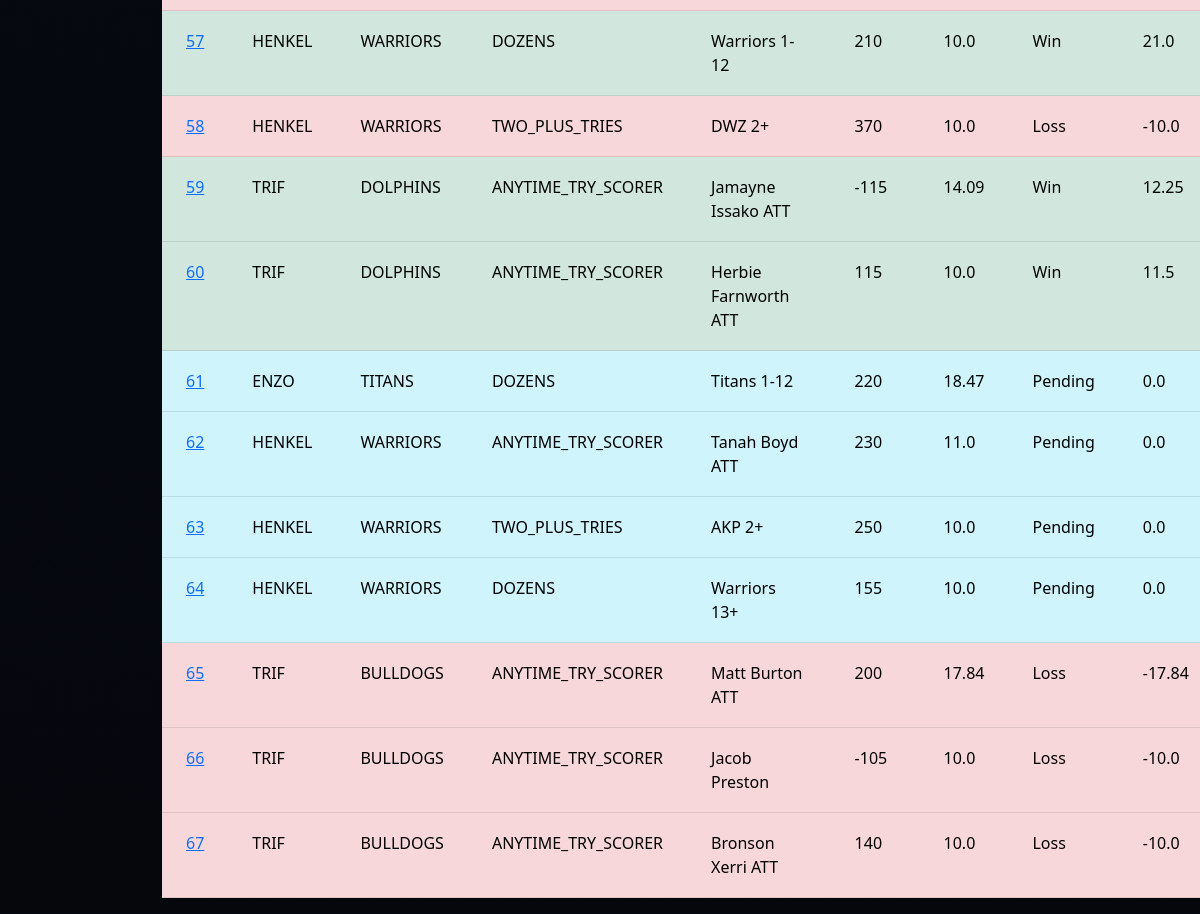
The app's page /transactions (lower part), older data.
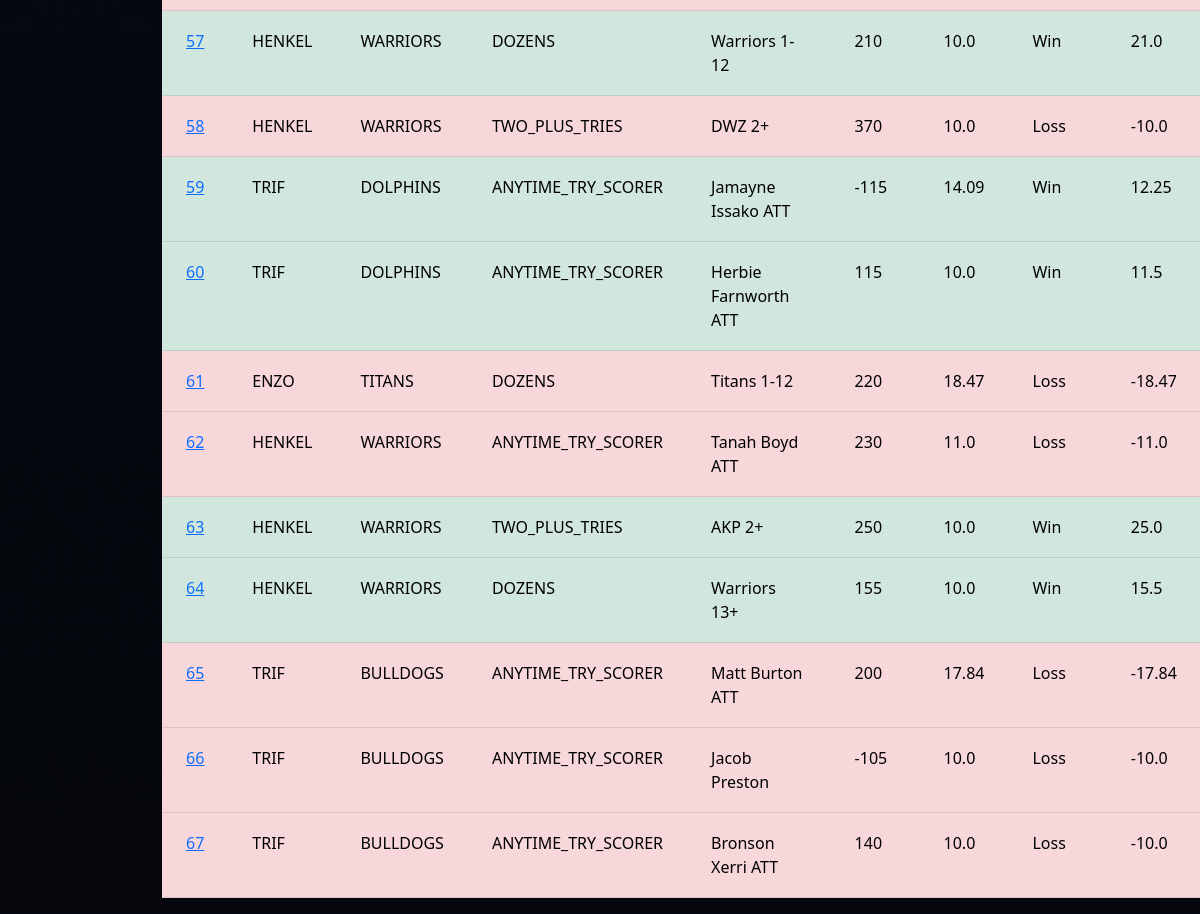
The same page, newer data.
### tables this page shows
CREATE TABLE Transactions (
                            ID INTEGER PRIMARY KEY AUTOINCREMENT,
                            PlayerID INTEGER,
                            Team TEXT,
                            BetType TEXT,
                            Description TEXT,
                            Odds INTEGER,
                            AmountBet REAL,
                            Status TEXT,
                            AmountWon REAL,
                            FOREIGN KEY(PlayerID) REFERENCES Players(ID)
                        );

CREATE TABLE Players (
                        ID INTEGER PRIMARY KEY AUTOINCREMENT,
                        Name TEXT,
                        BetsPlaced INTEGER,
                        SuccessRate REAL,
                        Bank REAL
                    );

### app.py (the view)
@app.route("/transactions")
def transactions():
    db = get_db(DB)
    data = db.execute("""
        SELECT Transactions.*, Players.Name
        FROM Transactions
        JOIN Players ON Players.ID = Transactions.PlayerID
    """).fetchall()
    return render_template("transactions.html", transactions=data)

### app.py (called while the page is built)
def get_db(DB):
    try:
        db = sqlite3.connect(DB)
        return db
    except sqlite3.Error as e:
        print(f"Error opening database: {e}")
        return None

### templates/transactions.html (shortened to what this page needs)
{% extends "base.html" %}
{% block content %}
<table class="table transaction-table">
    {% for p in transactions %}
    {% if p[7] == "Win" %}
    <tr class="table-success">
    {% elif p[7] == "Loss" %}
    <tr class="table-danger">
    {% elif p[7] == "Pending" %}
    <tr class="table-info">
    {% else %}
    <tr class="table-primary">
    {% endif %}
        <td>
            <a href="{{ url_for('player', id=p[0]) }}">
                {{ p[0] }}
            </a>
        </td>
        <td>{{ p[9] }}</td>
        <td>{{ p[2] }}</td>
        <td>{{ p[3] }}</td>
        <td>{{ p[4] }}</td>
        <td>{{ p[5] }}</td>
        <td>{{ p[6] }}</td>
        <td>{{ p[7] }}</td>
        <td>{{ p[8] }}</td>
    </tr>
    {% endfor %}
</table>
{% endblock %}

### templates/base.html (shortened to what this page needs)
<!DOCTYPE html>
<html lang="en">
<head>
<link href="https://cdn.jsdelivr.net/npm/bootstrap@5.3.0/dist/css/bootstrap.min.css" rel="stylesheet">
<link rel="stylesheet" href="https://cdn.jsdelivr.net/npm/bootstrap-icons@1.11.1/font/bootstrap-icons.css">
</head>
<body>
<div class="container">
    {% block content %}
    {% endblock %}
</div>
</body>
</html>

### templates/base.html (style rules this page uses)
body { background: linear-gradient(to bottom, #0a0f1c, #05070d); color: white; font-family: 'Segoe UI', Tahoma, Geneva, Verdana, sans-serif; }
.container { max-width: 900px; }

Row changes from the older to the newer data that the page shows:
changed Transactions "TITANS": Status "Pending" → "Loss"; AmountWon "0.0" → "-18.47"
changed Transactions "Tanah Boyd ATT": Status "Pending" → "Loss"; AmountWon "0.0" → "-11.0"
changed Transactions "AKP 2+": Status "Pending" → "Win"; AmountWon "0.0" → "25.0"
changed Transactions "Warriors 13+": Status "Pending" → "Win"; AmountWon "0.0" → "15.5"
